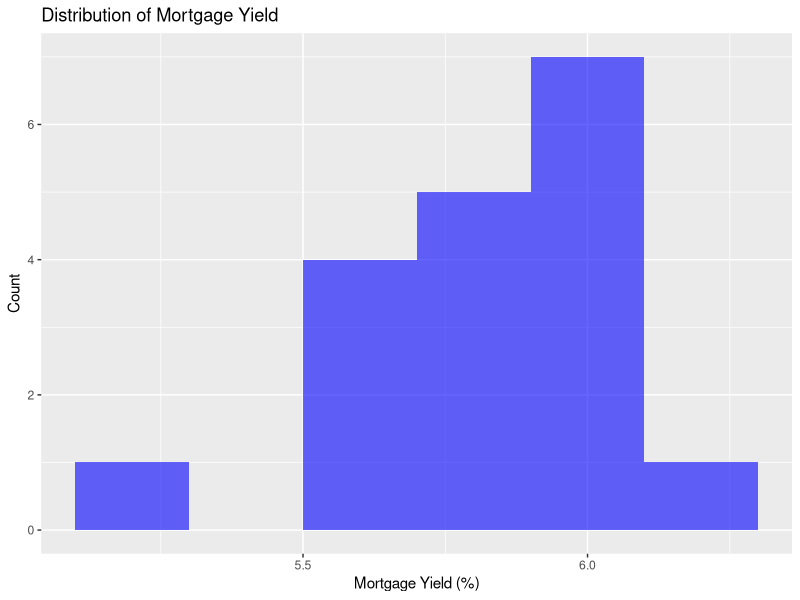
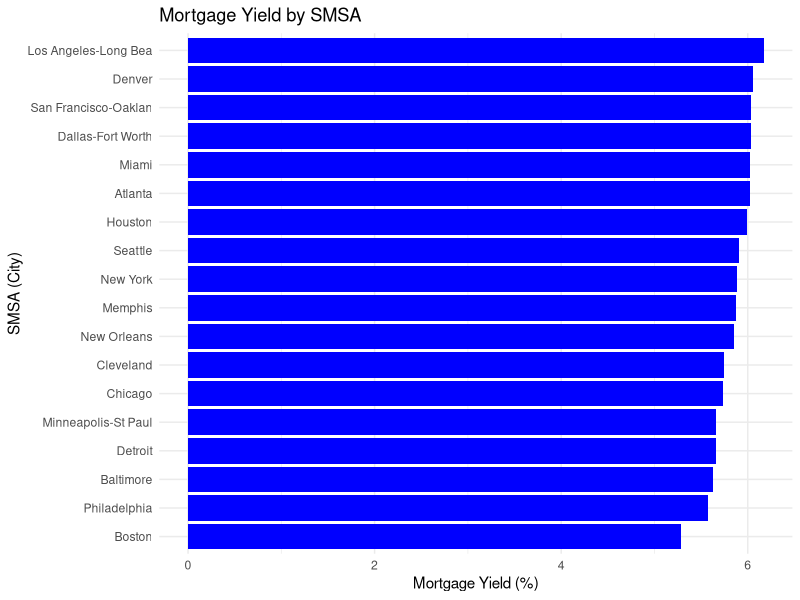
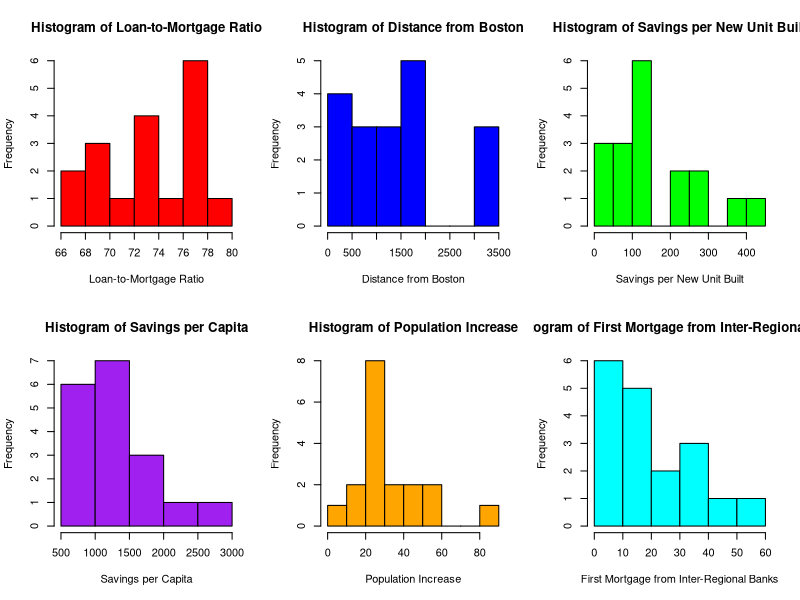
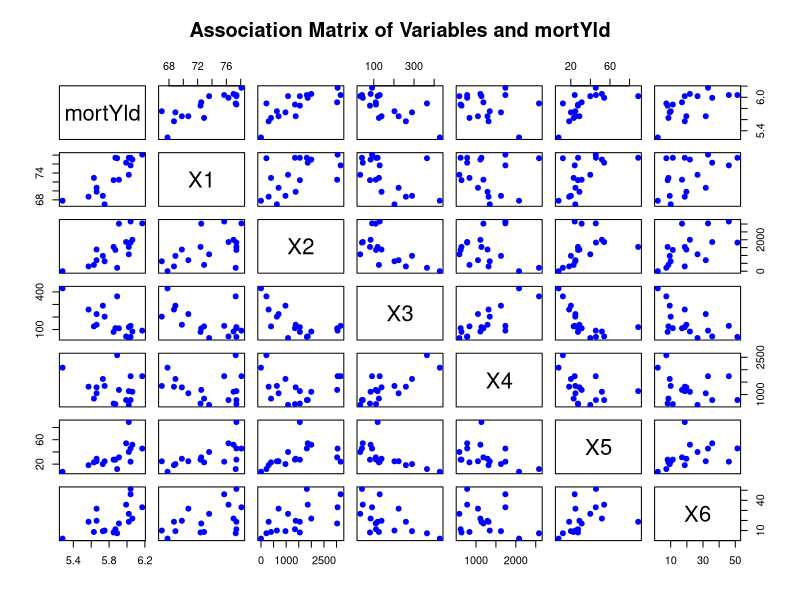
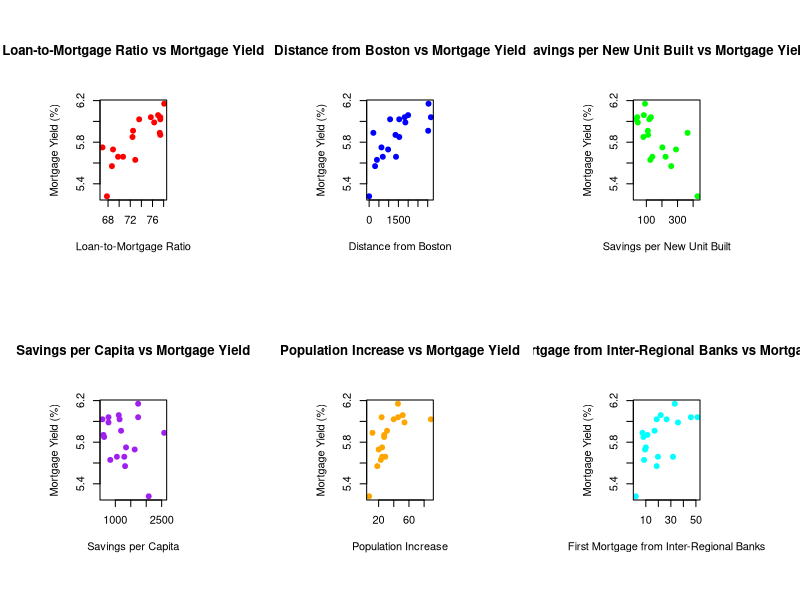
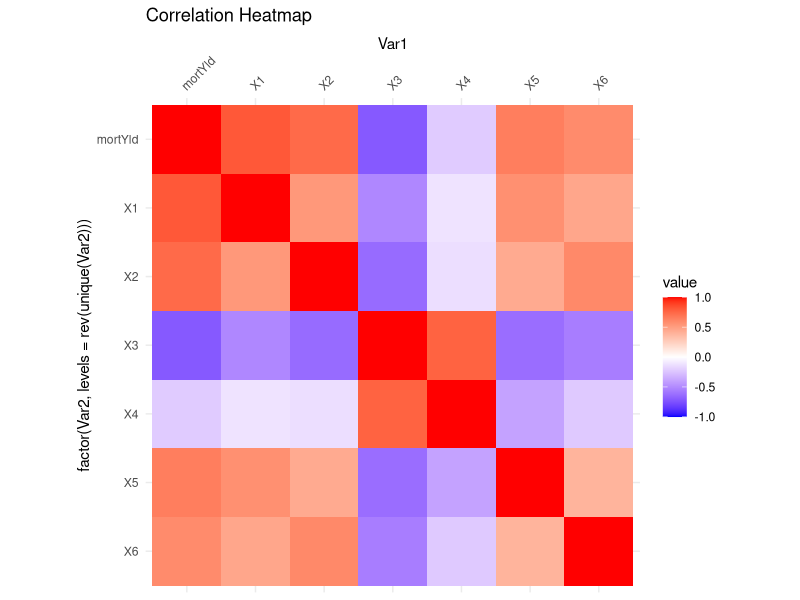
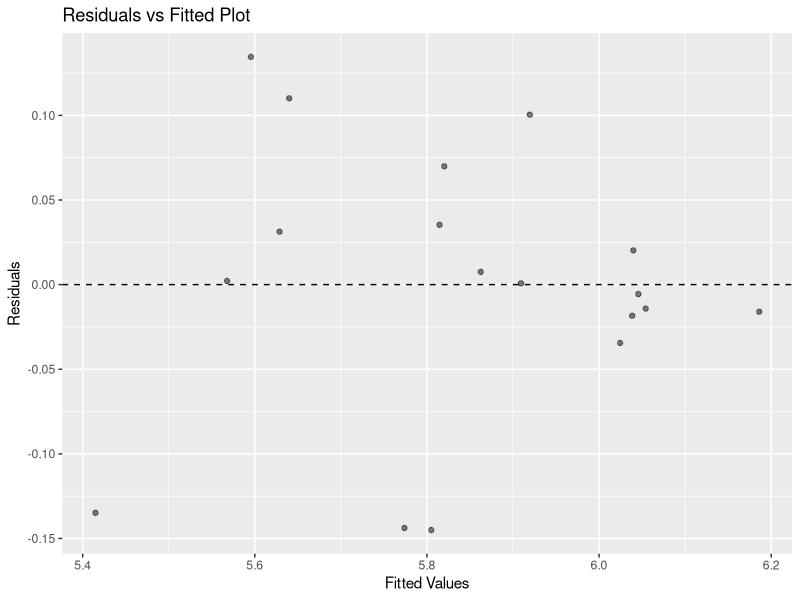
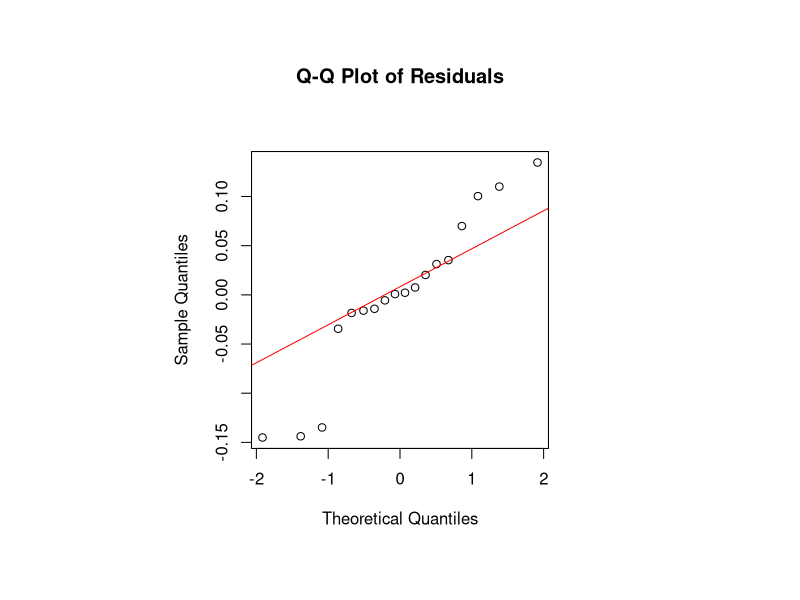

Here is the R script that generated these plots, in order:
## ---- chunk 1
# Load necessary libraries
library(ggplot2)
library(tidyverse)
library(dplyr)
library(knitr)
library(kableExtra)
library(xtable)
library(MASS)
library(car)
library(magrittr)

# Read data
df <- read.csv("myield.csv")

# Rename columns for easier reference
colnames(df) <- c("smsa", "mortYld", "X1", "X2", "X3", "X4", "X5", "X6")

# Display first few rows
kable(head(df), caption = "First few rows of the dataset") %>% kable_styling()
## ---- chunk 2
# Count missing values
colSums(is.na(df))

## ---- chunk 3
# Summary Statistics
summary_stats <- summary(df[, colnames(df) != "smsa"])
kable(summary_stats, caption = "Summary Statistics of Variables") %>% kable_styling()
## ---- chunk 4
# Histogram of Mortgage Yield
ggplot(df, aes(x = mortYld)) + 
  geom_histogram(binwidth = 0.2, fill = "blue", alpha = 0.6) +
  labs(title = "Distribution of Mortgage Yield", x = "Mortgage Yield (%)", y = "Count")

# Create a named vector where mortgage yield values are associated with their respective SMSAs
df <- df %>% arrange(desc(mortYld))  

# Create a better bar chart
ggplot(df, aes(x = reorder(smsa, mortYld), y = mortYld)) + 
  geom_bar(stat = "identity", fill = "blue") +
  coord_flip() +  # Flip coordinates to make labels readable
  labs(title = "Mortgage Yield by SMSA", x = "SMSA (City)", y = "Mortgage Yield (%)") +
  theme_minimal()


# Set up a 2x3 grid for multiple histograms
par(mfrow = c(2, 3))

# Define variable names
var_names <- c("Loan-to-Mortgage Ratio", "Distance from Boston", 
               "Savings per New Unit Built", "Savings per Capita", 
               "Population Increase", "First Mortgage from Inter-Regional Banks")

# Define colors for better visualization
hist_colors <- c("red", "blue", "green", "purple", "orange", "cyan")

# Loop through each variable (X1 to X6) and create a histogram
for (i in 1:6) {
  hist(df[[paste0("X", i)]], 
       main = paste("Histogram of", var_names[i]),
       xlab = var_names[i], 
       col = hist_colors[i], 
       border = "black")
}

# Reset plotting parameters to default
par(mfrow = c(1, 1))

## ---- chunk 5
# Adjust the plotting window size to be square-like (you may need to resize RStudio plot panel)
par(mfrow = c(1, 1))  # Reset to 1x1 layout
par(mai = c(1, 1, 1, 1))  # Adjust margins to give more space around the plot
par(pin = c(10, 10))  # Set plot aspect ratio manually (width and height in inches)

# Select relevant numerical variables
selected_vars <- df[, c("mortYld", "X1", "X2", "X3", "X4", "X5", "X6")]

# Create the scatter plot matrix
pairs(selected_vars, 
      main = "Association Matrix of Variables and mortYld",
      col = "blue",   # Set color for points
      pch = 19)       # Use solid dots for points


## ---- chunk 6
# Set up a 2x3 grid for multiple scatter plots
par(mfrow = c(2, 3))

# Define variable names
var_names <- c("Loan-to-Mortgage Ratio", "Distance from Boston", 
               "Savings per New Unit Built", "Savings per Capita", 
               "Population Increase", "First Mortgage from Inter-Regional Banks")

# Define colors for better visualization
point_colors <- c("red", "blue", "green", "purple", "orange", "cyan")

# Loop through each variable (X1 to X6) and create a scatter plot with mortYld on the Y-axis
for (i in 1:6) {
  plot(df[[paste0("X", i)]], df$mortYld,
       main = paste(var_names[i], "vs Mortgage Yield"),
       xlab = var_names[i], ylab = "Mortgage Yield (%)",
       col = point_colors[i], pch = 19)
}

# Reset plotting parameters to default
par(mfrow = c(1, 1))

## ---- chunk 7
# Correlation Matrix
# Compute correlation matrix
cor_matrix <- round(cor(df[,2:8]), 2)  # Excluding 'smsa'
kable(cor_matrix, caption = "Correlation Matrix") %>% kable_styling()
## ---- chunk 8
library(ggplot2)
library(reshape2)

# Convert correlation matrix to long format for heatmap
melted_cor <- melt(cor_matrix)

# Reverse the order of the y-axis (Var2) so that X1 appears at the top-left
ggplot(data = melted_cor, aes(x=Var1, y=factor(Var2, levels=rev(unique(Var2))), fill=value)) + 
  geom_tile() +
  scale_fill_gradient2(low="blue", high="red", mid="white", 
                       midpoint=0, limit=c(-1,1), space="Lab") +
  scale_x_discrete(position = "top") +  # Move X-axis labels to top
  theme_minimal() +
  coord_fixed() +
  theme(axis.text.x = element_text(angle = 45, hjust = 0)) + # Rotate labels for readability
  ggtitle("Correlation Heatmap")
## ---- chunk 9
# Pairwise Simple Regressions
models_simple <- lapply(1:6, function(i) {
  formula <- as.formula(paste("mortYld ~ X", i, sep = ""))
  lm(formula, data = df)
})

simple_summaries <- lapply(models_simple, summary)

data.frame(
  Predictor = paste0("X", 1:6),
  R_squared = sapply(simple_summaries, function(m) round(m$r.squared, 3)),
  p_value = sapply(simple_summaries, function(m) round(coef(m)[2,4], 4))
) %>%
  kable(caption = "Simple Linear Regressions: R² and p-values") %>%
  kable_styling()
## ---- chunk 10
# Null Model vs Full Model Comparison
null_model <- lm(mortYld ~ 1, data = df)
full_model <- lm(mortYld ~ X1 + X2 + X3 + X4 + X5 + X6, data = df)

anova(null_model, full_model)
## ---- chunk 11
# Fit linear regression model
model <- lm(mortYld ~ X1 + X2 + X3 + X4 + X5 + X6, data = df)

# Model summary
summary(model)

## ---- chunk 12
# Stepwise regression (both directions)
step_model <- stepAIC(model, direction = "both")
summary(step_model)
## ---- chunk 13
#model with interactions
interaction_model <- lm(mortYld ~ X1 * X3 * X4, data = df)

# Summary of the model
summary(interaction_model)

## ---- chunk 14
reduced_interaction_model <- lm(mortYld ~ X1 + X3 + X4 + X1:X3 + X1:X4 + X3:X4, data = df)
summary(reduced_interaction_model)
step_interaction_model <- stepAIC(lm(mortYld ~ X1 * X3 * X4, data = df), direction = "both")
summary(step_interaction_model)

## ---- chunk 15
# Compare model performances
adj_r2_compare <- data.frame(
  Model = c("Full Model", "Stepwise Model", "2-Way Interaction Model"),
  Adj_R2 = c(
    summary(full_model)$adj.r.squared,
    summary(step_model)$adj.r.squared,
    summary(reduced_interaction_model)$adj.r.squared
  )
)

kable(adj_r2_compare, caption = "Adjusted R² for Different Models") %>% kable_styling()

# Compare AIC
aic_compare <- AIC(full_model, step_model, reduced_interaction_model)
kable(aic_compare, caption = "AIC for Different Models") %>% kable_styling()

# Compare with ANOVA
anova(full_model, step_model, reduced_interaction_model)
## ---- chunk 16
# Compute Variance Inflation Factor (VIF)
vif_values <- vif(model)
kable(as.data.frame(vif_values), caption = "Variance Inflation Factors (VIF)") %>% kable_styling()

## ---- chunk 17
# Residuals vs Fitted Plot
ggplot(data.frame(fitted = fitted(model), residuals = resid(model)), aes(x = fitted, y = residuals)) +
  geom_point(alpha = 0.5) +
  geom_hline(yintercept = 0, linetype = "dashed") +
  labs(title = "Residuals vs Fitted Plot", x = "Fitted Values", y = "Residuals")
## ---- chunk 18
# QQ-Plot of Residuals
residuals <- resid(model)  # Extract residuals

# Set up a square plotting area
par(pty = "s")  

# Generate the Q-Q plot
qqnorm(residuals, main = "Q-Q Plot of Residuals") #Normal Q-Q Plot
qqline(residuals, col = "red")

# Reset plotting parameters (optional)
par(pty = "m")  
## ---- chunk 19
coeffs <- round(coef(model), 2)
kable(as.data.frame(coeffs), caption = "Final Model Coefficients") %>% kable_styling()
